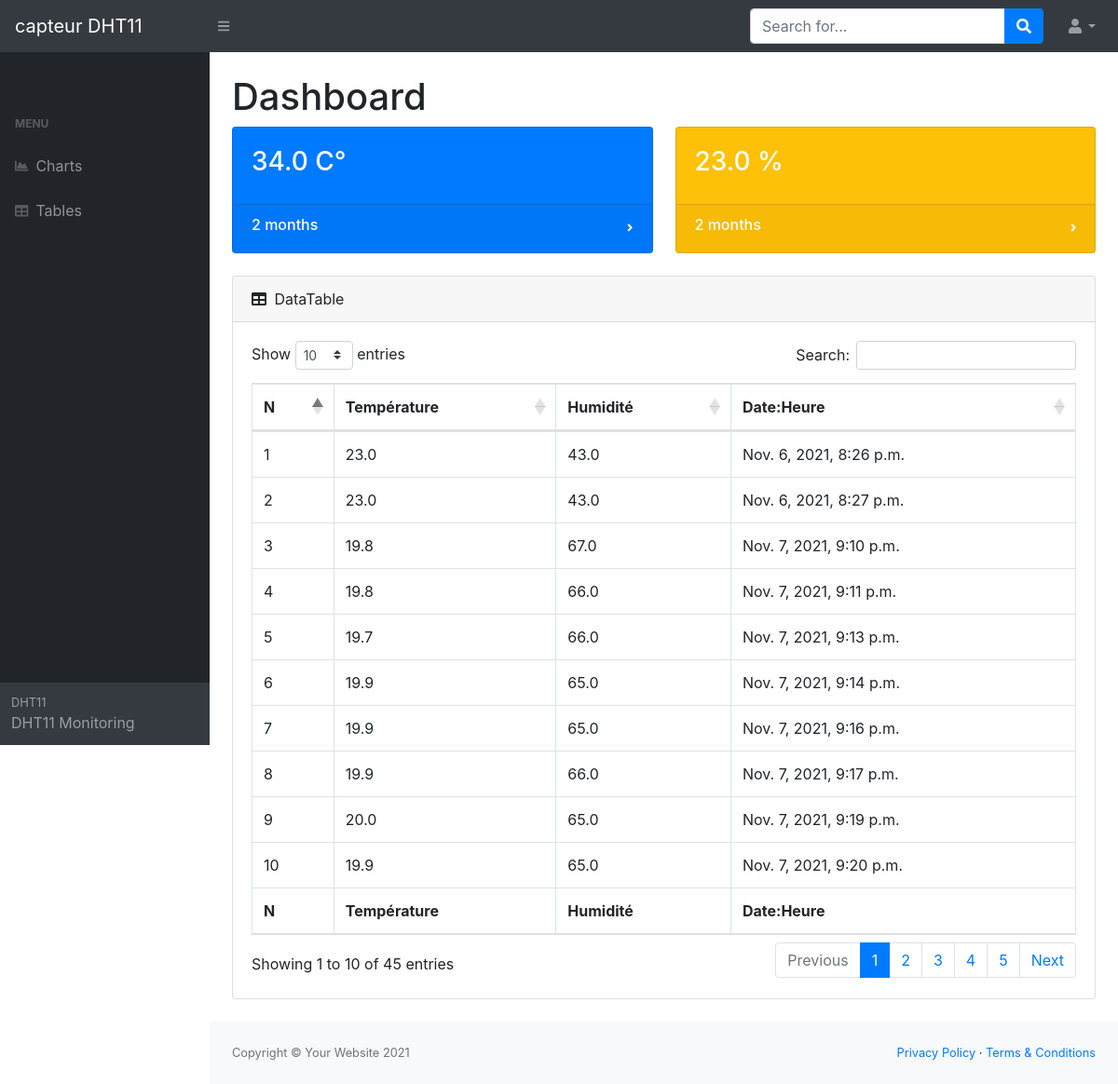
/home/, run on the app's committed database.
### TPDHT11/models.py (models this page shows, shortened)
class Dht(models.Model):
    temp = models.FloatField(null=True)
    hum = models.FloatField(null=True)
    dt = models.DateTimeField(auto_now_add=True,null=True)

### TPDHT11/views.py (the view)
# urls.py: path('home/', views.EditorChartView1.as_view(), name = 'DB'),
class EditorChartView1(TemplateView):
    template_name = 'app/app.html'
    def get_context_data(self, **kwargs):
        context = super().get_context_data(**kwargs)
        context["tab"] = Dht.objects.all()
        context["tab1"] = Dht.objects.last()
        context['now'] = datetime.now()
        context['t'] = (context['now']-context["tab1"].dt)
        return context

### TPDHT11/templates/app/app.html (shortened to what this page needs)
<!DOCTYPE html>
{% load static %}
<html lang="en">
    <head>
        <link href="{% static 'dist/css/styles.css'%}" rel="stylesheet" />
        <link href="https://cdn.datatables.net/1.10.20/css/dataTables.bootstrap4.min.css" rel="stylesheet" />
    </head>
    <body class="sb-nav-fixed">
        <nav class="sb-topnav navbar navbar-expand navbar-dark bg-dark">
            <a class="navbar-brand" href="">capteur DHT11</a>
            <button class="btn btn-link btn-sm order-1 order-lg-0" id="sidebarToggle" href="#!"><i class="fas fa-bars"></i></button>
            <form class="d-none d-md-inline-block form-inline ml-auto mr-0 mr-md-3 my-2 my-md-0">
                <div class="input-group">
                    <input class="form-control" type="text" placeholder="Search for..." aria-label="Search" aria-describedby="basic-addon2" />
                    <div class="input-group-append">
                        <button class="btn btn-primary" type="button"><i class="fas fa-search"></i></button>
                    </div>
                </div>
            </form>
            <ul class="navbar-nav ml-auto ml-md-0">
                <li class="nav-item dropdown">
                    <a class="nav-link dropdown-toggle" id="userDropdown" href="#!" role="button" data-toggle="dropdown" aria-haspopup="true" aria-expanded="true"><i class="fas fa-user fa-fw"></i></a>
                </li>
            </ul>
        </nav>
        <div id="layoutSidenav">
            <div id="layoutSidenav_nav">
                <nav class="sb-sidenav accordion sb-sidenav-dark" id="sidenavAccordion">
                    <div class="sb-sidenav-menu">
                        <div class="nav">
                            <div class="sb-sidenav-menu-heading"></div>
                            <div class="sb-sidenav-menu-heading">menu</div>
                            <a class="nav-link" href="{% url 'CH'%}">
                                <div class="sb-nav-link-icon"><i class="fas fa-chart-area"></i></div>
                                Charts
                            </a>
                            <a class="nav-link" href="{% url 'Data'%}">
                                <div class="sb-nav-link-icon"><i class="fas fa-table"></i></div>
                                Tables
                            </a>
                        </div>
                    </div>
                    <div class="sb-sidenav-footer">
                        <div class="small">DHT11</div>
                        DHT11 Monitoring
                    </div>
                </nav>
            </div>
            <div id="layoutSidenav_content">
                <main>
                    <div class="container-fluid">
                        <h1 class="mt-4">Dashboard</h1>
                        <div class="row">
                            <div class="col-xl-6 ">
                                <div class="card bg-primary text-white mb-4">
                                    <div class="card-body">
                                        <a class="small text-white stretched-link" href="{% url 'CH'%}"><h3>{{tab1.temp}} C°</h3></a>
                                    </div>
                                    <div class="card-footer d-flex align-items-center justify-content-between">
                                        <a class="small text-white stretched-link" href="{% url 'CH'%}"><h6>{{ tab1.dt|timesince }} </h6></a>
                                        <div class="small text-white"><i class="fas fa-angle-right"></i></div>
                                    </div>
                                </div>
                            </div>
                            <div class="col-xl-6 ">
                                <div class="card bg-warning text-white mb-4">
                                    <div class="card-body"><h3>{{tab1.hum}} %</h3></div>
                                    <div class="card-footer d-flex align-items-center justify-content-between">
                                        <a class="small text-white stretched-link" href="{% url 'CH'%}"><h6>{{ tab1.dt|timesince }}</h6></a>
                                        <div class="small text-white"><i class="fas fa-angle-right"></i></div>
                                    </div>
                                </div>
                            </div>
                        </div>
                        <div class="card mb-4">
                            <div class="card-header">
                                <i class="fas fa-table mr-1"></i>
                                DataTable
                            </div>
                            <div class="card-body">
                                <div class="table-responsive">
                                    <table class="table table-bordered" id="dataTable" width="100%" cellspacing="0">
                                        <thead>
                                            <tr>
                                                <th>N</th>
                                                <th>Température</th>
                                                <th>Humidité</th>
                                                <th>Date:Heure</th>
                                            </tr>
                                        </thead>
                                        <tfoot>
                                            <tr>
                                                <th>N</th>
                                                <th>Température</th>
                                                <th>Humidité</th>
                                                <th>Date:Heure</th>
                                            </tr>
                                        </tfoot>
                                        <tbody>
                                            {% for i in tab %}
                                                <tr>
                                                    <td>{{i.id}}</td>
                                                    <td>{{i.temp}}</td>
                                                    <td>{{i.hum}}</td>
                                                    <td>{{i.dt}}</td>
                                            {%endfor%}
                                        </tbody>
                                    </table>
                                </div>
                            </div>
                        </div>
                    </div>
                </main>
                <footer class="py-4 bg-light mt-auto">
                    <div class="container-fluid">
                        <div class="d-flex align-items-center justify-content-between small">
                            <div class="text-muted">Copyright &copy; Your Website 2021</div>
                            <div>
                                <a href="#">Privacy Policy</a>
                                &middot;
                                <a href="#">Terms &amp; Conditions</a>
                            </div>
                        </div>
                    </div>
                </footer>
            </div>
        </div>
    </body>
</html>

### data on the page
Dht: temp "34.0", dt "2 months", hum "23.0"
Dht: id "1", temp "23.0", hum "43.0", dt "Nov. 6, 2021, 8:26 p.m."
Dht: id "2", temp "23.0", hum "43.0", dt "Nov. 6, 2021, 8:27 p.m."
Dht: id "3", temp "19.8", hum "67.0", dt "Nov. 7, 2021, 9:10 p.m."
Dht: id "4", temp "19.8", hum "66.0", dt "Nov. 7, 2021, 9:11 p.m."
Dht: id "5", temp "19.7", hum "66.0", dt "Nov. 7, 2021, 9:13 p.m."
Dht: id "6", temp "19.9", hum "65.0", dt "Nov. 7, 2021, 9:14 p.m."
Dht: id "7", temp "19.9", hum "65.0", dt "Nov. 7, 2021, 9:16 p.m."
Dht: id "8", temp "19.9", hum "66.0", dt "Nov. 7, 2021, 9:17 p.m."
Dht: id "9", temp "20.0", hum "65.0", dt "Nov. 7, 2021, 9:19 p.m."
Dht: id "10", temp "19.9", hum "65.0", dt "Nov. 7, 2021, 9:20 p.m."
